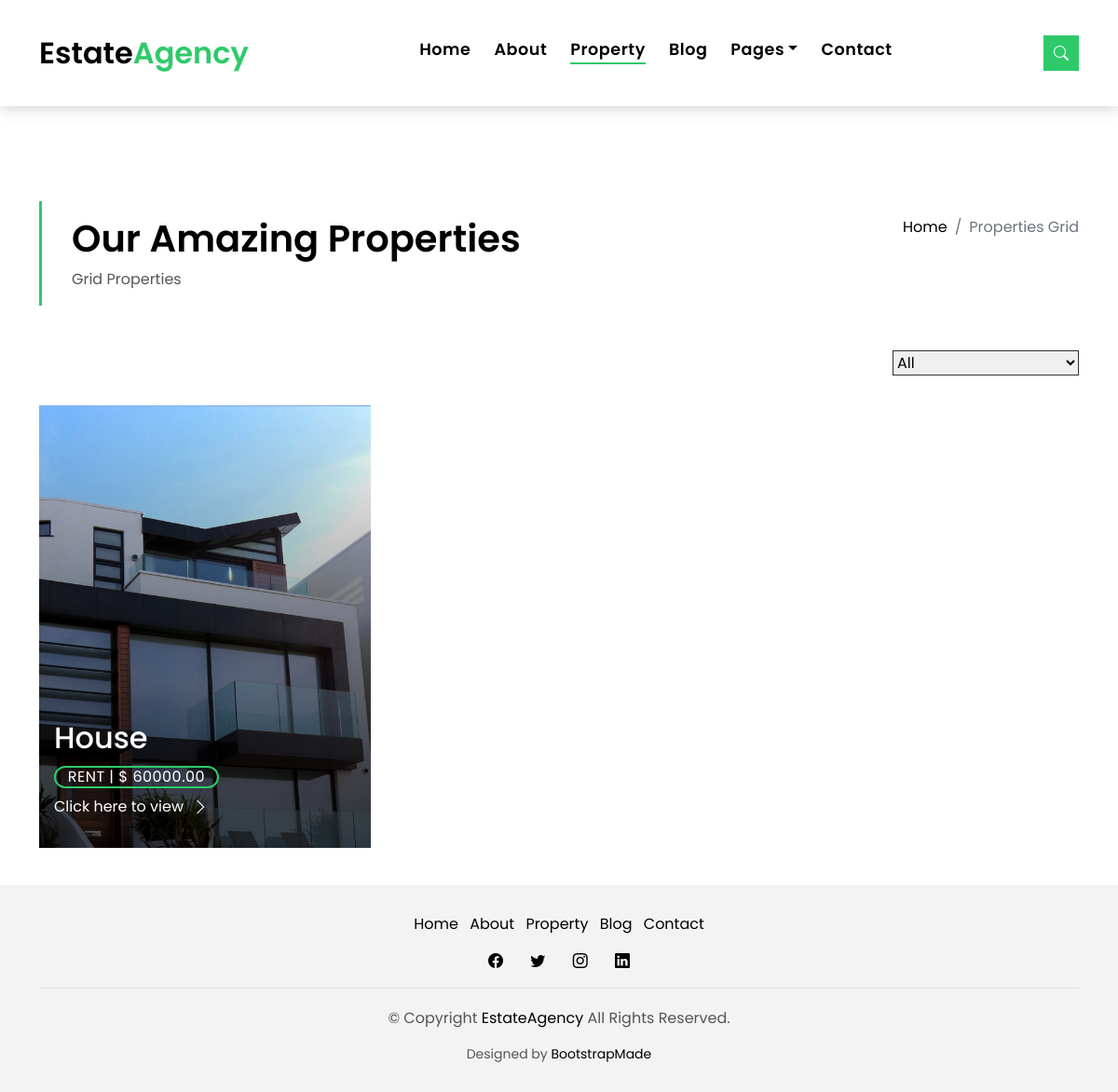
/property_grid, run on the app's committed database.
### myapp/models.py (models this page shows)
class Properties(models.Model):
    name = models.CharField(max_length=255)
    price = models.DecimalField(max_digits=10, decimal_places=2)
    description = models.TextField()
    location = models.CharField(max_length=500)
    status = models.CharField(max_length=500)
    area_lenght = models.CharField(max_length=500)
    beds = models.CharField(max_length=500)
    baths = models.CharField(max_length=500)
    garage = models.CharField(max_length=500)
    image = models.ImageField(upload_to='images/')
    image1 = models.ImageField(upload_to='images/')
    image2 = models.ImageField(upload_to='images/')
    image3 = models.ImageField(upload_to='images/')

### myapp/views.py (the view)
# urls.py: path('property_grid', views.property_grid, name='property_grid'),
def property_grid(request):
    properties = Properties.objects.all()
    context = {
        "properties": properties,
    }
    return render(request, 'property_grid.html', context)

### templates/property_grid.html (shortened to what this page needs)
{% load static %}
<!DOCTYPE html>
<html lang="en">
<head>
  <link href="{% static 'assets/vendor/animate.css/animate.min.css' %}" rel="stylesheet">
  <link href="{% static 'assets/vendor/bootstrap/css/bootstrap.min.css' %}" rel="stylesheet">
  <link href="{% static 'assets/vendor/bootstrap-icons/bootstrap-icons.css' %}" rel="stylesheet">
  <link href="{% static 'assets/vendor/swiper/swiper-bundle.min.css' %}" rel="stylesheet">
  <link href="{% static 'assets/css/style.css' %}" rel="stylesheet">
</head>
<body>
  <nav class="navbar navbar-default navbar-trans navbar-expand-lg fixed-top">
    <div class="container">
      <a class="navbar-brand text-brand" href=" / ">Estate<span class="color-b">Agency</span></a>
      <div class="navbar-collapse collapse justify-content-center" id="navbarDefault">
        <ul class="navbar-nav">
          <li class="nav-item">
            <a class="nav-link " href=" / ">Home</a>
          </li>
          <li class="nav-item">
            <a class="nav-link " href="about">About</a>
          </li>
          <li class="nav-item">
            <a class="nav-link active" href="property-grid">Property</a>
          </li>
          <li class="nav-item">
            <a class="nav-link " href="blog-grid">Blog</a>
          </li>
          <li class="nav-item dropdown">
            <a class="nav-link dropdown-toggle" href="#" id="navbarDropdown" role="button" data-bs-toggle="dropdown" aria-haspopup="true" aria-expanded="false">Pages</a>
          </li>
          <li class="nav-item">
            <a class="nav-link " href="contact.html">Contact</a>
          </li>
        </ul>
      </div>
      <button type="button" class="btn btn-b-n navbar-toggle-box navbar-toggle-box-collapse" data-bs-toggle="collapse" data-bs-target="#navbarTogglerDemo01">
        <i class="bi bi-search"></i>
      </button>
    </div>
  </nav>
  <main id="main">
    <section class="intro-single">
      <div class="container">
        <div class="row">
          <div class="col-md-12 col-lg-8">
            <div class="title-single-box">
              <h1 class="title-single">Our Amazing Properties</h1>
              <span class="color-text-a">Grid Properties</span>
            </div>
          </div>
          <div class="col-md-12 col-lg-4">
            <nav aria-label="breadcrumb" class="breadcrumb-box d-flex justify-content-lg-end">
              <ol class="breadcrumb">
                <li class="breadcrumb-item">
                  <a href="#">Home</a>
                </li>
                <li class="breadcrumb-item active" aria-current="page">
                  Properties Grid
                </li>
              </ol>
            </nav>
          </div>
        </div>
      </div>
    </section>
    <section class="property-grid grid">
      <div class="container">
        <div class="row">
          <div class="col-sm-12">
            <div class="grid-option">
              <form>
                <select class="custom-select">
                  <option selected>All</option>
                </select>
              </form>
            </div>
          </div>
          {% for propertie in properties %}
          <div class="col-md-4">
            <div class="card-box-a card-shadow">
              <div class="img-box-a">
                <a href="{% url 'property_single' pk=propertie.pk %}">
                <img src="{{ propertie.image.url }}" alt="" class="img-a img-fluid">
              </div>
              <div class="card-overlay">
                <div class="card-overlay-a-content">
                  <div class="card-header-a">
                    <h2 class="card-title-a">
                      <a href="{% url 'property_single' pk=propertie.pk %}">{{ propertie.name }}
                        <br />{{ propertie.address }}</a>
                    </h2>
                  </div>
                  <div class="card-body-a">
                    <div class="price-box d-flex">
                      <span class="price-a">rent | $ {{ propertie.price }}</span>
                    </div>
                    <a href="{% url 'property_single' pk=propertie.pk %}" class="link-a">Click here to view
                      <span class="bi bi-chevron-right"></span>
                    </a>
                  </div>
                </div>
              </div>
            </div>
          </div>
          {% endfor %}
      </div>
    </div>
  </section>
  <footer>
    <div class="container">
      <div class="row">
        <div class="col-md-12">
          <nav class="nav-footer">
            <ul class="list-inline">
              <li class="list-inline-item">
                <a href="#">Home</a>
              </li>
              <li class="list-inline-item">
                <a href="#">About</a>
              </li>
              <li class="list-inline-item">
                <a href="#">Property</a>
              </li>
              <li class="list-inline-item">
                <a href="#">Blog</a>
              </li>
              <li class="list-inline-item">
                <a href="#">Contact</a>
              </li>
            </ul>
          </nav>
          <div class="socials-a">
            <ul class="list-inline">
              <li class="list-inline-item">
                <a href="#">
                  <i class="bi bi-facebook" aria-hidden="true"></i>
                </a>
              </li>
              <li class="list-inline-item">
                <a href="#">
                  <i class="bi bi-twitter" aria-hidden="true"></i>
                </a>
              </li>
              <li class="list-inline-item">
                <a href="#">
                  <i class="bi bi-instagram" aria-hidden="true"></i>
                </a>
              </li>
              <li class="list-inline-item">
                <a href="#">
                  <i class="bi bi-linkedin" aria-hidden="true"></i>
                </a>
              </li>
            </ul>
          </div>
          <div class="copyright-footer">
            <p class="copyright color-text-a">
              &copy; Copyright
              <span class="color-a">EstateAgency</span> All Rights Reserved.
            </p>
          </div>
          <div class="credits">
            Designed by <a href="https://bootstrapmade.com/">BootstrapMade</a>
          </div>
        </div>
      </div>
    </div>
  </footer>
</body>
</html>

### data on the page
Properties: image (picture), name "House", price "60000.00"
